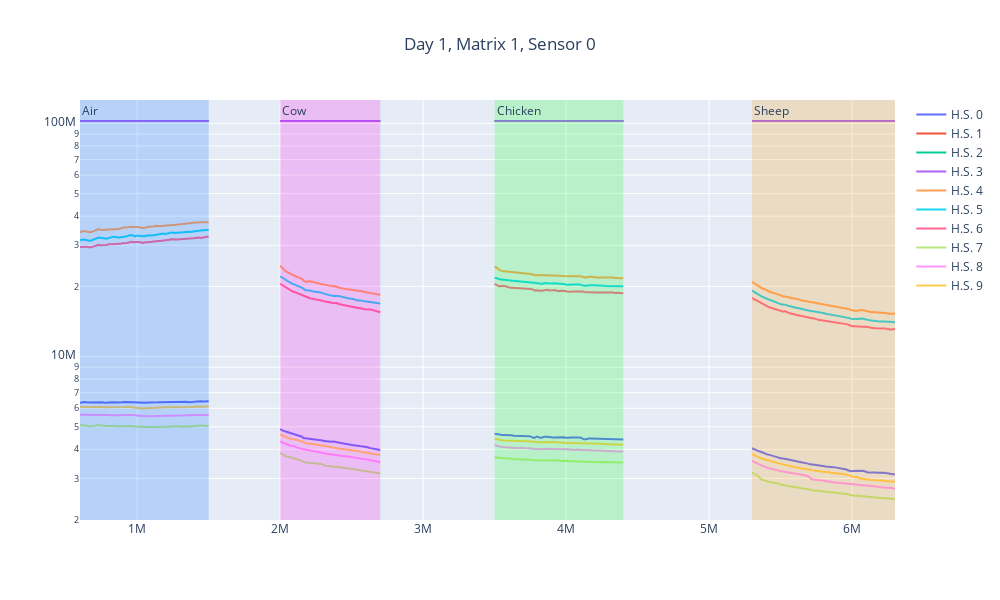

Source (notebook cell):
### Code cell
plot_cls(cls_list, day, mat, sensor)

### Figure 1 — Plotly figure (JSON) as saved in the notebook; plotly's stock layout.template omitted (floating-point values rounded to 4 significant figures; data arrays with more than 128 entries replaced by an {"elided": "..."} marker saying what was removed)
{"data": [{"mode": "lines", "name": "H.S. 0", "type": "scatter", "x": {"elided": "327 float values"}, "y": {"elided": "327 float values"}}, {"mode": "lines", "name": "H.S. 1", "type": "scatter", "x": {"elided": "327 float values"}, "y": {"elided": "327 float values"}}, {"mode": "lines", "name": "H.S. 2", "type": "scatter", "x": {"elided": "327 float values"}, "y": {"elided": "327 float values"}}, {"mode": "lines", "name": "H.S. 3", "type": "scatter", "x": {"elided": "327 float values"}, "y": {"elided": "327 float values"}}, {"mode": "lines", "name": "H.S. 4", "type": "scatter", "x": {"elided": "327 float values"}, "y": {"elided": "327 float values"}}, {"mode": "lines", "name": "H.S. 5", "type": "scatter", "x": {"elided": "327 float values"}, "y": {"elided": "327 float values"}}, {"mode": "lines", "name": "H.S. 6", "type": "scatter", "x": {"elided": "327 float values"}, "y": {"elided": "327 float values"}}, {"mode": "lines", "name": "H.S. 7", "type": "scatter", "x": {"elided": "327 float values"}, "y": {"elided": "327 float values"}}, {"mode": "lines", "name": "H.S. 8", "type": "scatter", "x": {"elided": "327 float values"}, "y": {"elided": "327 float values"}}, {"mode": "lines", "name": "H.S. 9", "type": "scatter", "x": {"elided": "327 float values"}, "y": {"elided": "327 float values"}}], "layout": {"annotations": [{"showarrow": false, "text": "Air", "x": 600000, "xanchor": "left", "xref": "x", "y": 1, "yanchor": "top", "yref": "y domain"}, {"showarrow": false, "text": "Cow", "x": 2000000, "xanchor": "left", "xref": "x", "y": 1, "yanchor": "top", "yref": "y domain"}, {"showarrow": false, "text": "Chicken", "x": 3500000, "xanchor": "left", "xref": "x", "y": 1, "yanchor": "top", "yref": "y domain"}, {"showarrow": false, "text": "Sheep", "x": 5300000, "xanchor": "left", "xref": "x", "y": 1, "yanchor": "top", "yref": "y domain"}], "height": 600, "shapes": [{"fillcolor": "#006BFF", "line": {"width": 0}, "opacity": 0.2, "type": "rect", "x0": 600000, "x1": 1500000, "xref": "x", "y0": 0, "y1": 1, "yref": "y domain"}, {"fillcolor": "#FF00EB", "line": {"width": 0}, "opacity": 0.2, "type": "rect", "x0": 2000000, "x1": 2700000, "xref": "x", "y0": 0, "y1": 1, "yref": "y domain"}, {"fillcolor": "#00FF14", "line": {"width": 0}, "opacity": 0.2, "type": "rect", "x0": 3500000, "x1": 4400000, "xref": "x", "y0": 0, "y1": 1, "yref": "y domain"}, {"fillcolor": "#FF9400", "line": {"width": 0}, "opacity": 0.2, "type": "rect", "x0": 5300000, "x1": 6300000, "xref": "x", "y0": 0, "y1": 1, "yref": "y domain"}], "title": {"text": "Day 1, Matrix 1, Sensor 0", "x": 0.5}, "width": 1000, "yaxis": {"type": "log"}}}
